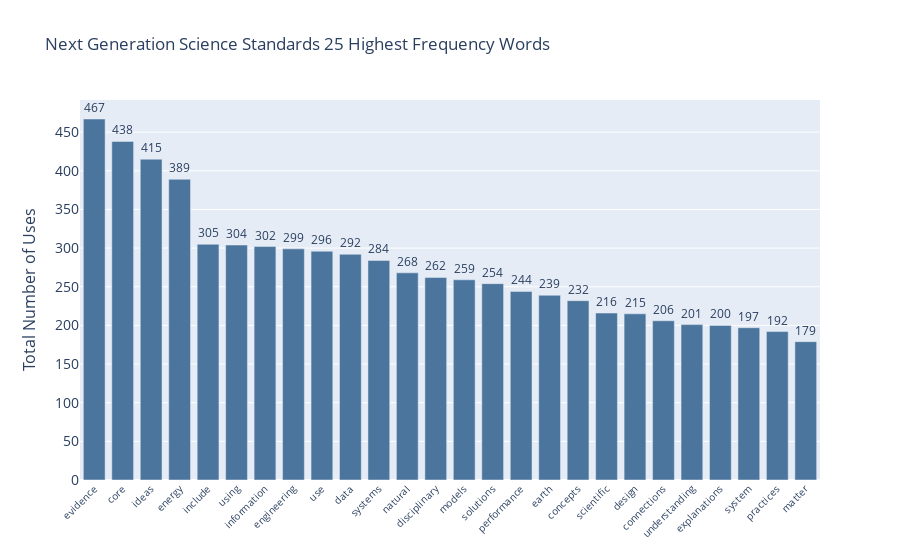

Write notebook code for a chart like this one.
### Code cell
x_list = [x[0] for x in ngss_top25]
y_list = [x[1] for x in ngss_top25]

#graph x_list & y_list
fig = go.Figure(go.Bar(x=x_list, y=y_list, text=[467,438,415,389,305,304,302,
                                                 299, 296, 292, 284, 268, 262, 
                                                259, 254, 244, 239, 232, 216, 
                                                215, 206, 201, 200, 197, 192, 
                                                179],
                       textposition='auto', marker_color='rgb(75, 117, 156)')) 

#style graph 
fig.update_layout(
    title="Next Generation Science Standards 25 Highest Frequency Words",
    xaxis_tickfont_size=10,
    yaxis=dict(
        title='Total Number of Uses',
        titlefont_size=16,
        tickfont_size=14,
        ),
        legend=dict(
            x=0,
            y=1.0,
            bgcolor='rgba(255, 255, 255, 0)',
            bordercolor='rgba(255, 255, 255, 0)'
        ),
        barmode='group',
        bargap=0.15, 
        bargroupgap=0.1) 
    
fig.update_layout(barmode='group', xaxis_tickangle=-45) 

fig.update_traces(textposition='outside')

fig.show()

### Figure 1 — Plotly figure (JSON) as saved in the notebook; plotly's stock layout.template omitted (floating-point values rounded to 4 significant figures)
{"data": [{"marker": {"color": "rgb(75, 117, 156)"}, "text": ["467", "438", "415", "389", "305", "304", "302", "299", "296", "292", "284", "268", "262", "259", "254", "244", "239", "232", "216", "215", "206", "201", "200", "197", "192", "179"], "textposition": "outside", "type": "bar", "x": ["evidence", "core", "ideas", "energy", "include", "using", "information", "engineering", "use", "data", "systems", "natural", "disciplinary", "models", "solutions", "performance", "earth", "concepts", "scientific", "design", "connections", "understanding", "explanations", "system", "practices", "matter"], "y": [467, 438, 415, 389, 305, 304, 302, 299, 296, 292, 284, 268, 262, 259, 254, 244, 239, 232, 216, 215, 206, 201, 200, 197, 192, 179]}], "layout": {"bargap": 0.15, "bargroupgap": 0.1, "barmode": "group", "legend": {"bgcolor": "rgba(255, 255, 255, 0)", "bordercolor": "rgba(255, 255, 255, 0)", "x": 0, "y": 1}, "title": {"text": "Next Generation Science Standards 25 Highest Frequency Words"}, "xaxis": {"tickangle": -45, "tickfont": {"size": 10}}, "yaxis": {"tickfont": {"size": 14}, "title": {"font": {"size": 16}, "text": "Total Number of Uses"}}}}
